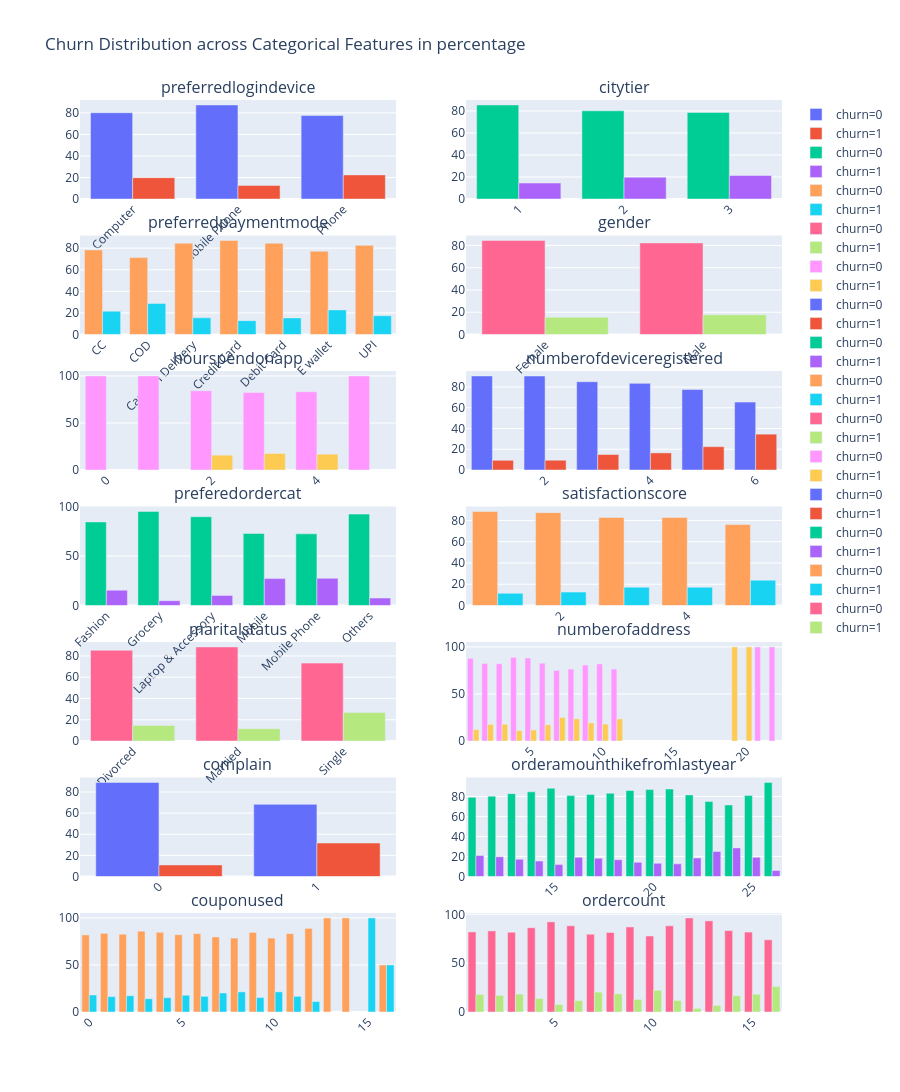

Here is the notebook cell this chart was saved with:
### Code cell
plot_churn_distribution(df, target_col='churn')

### Figure 1 — Plotly figure (JSON) as saved in the notebook; plotly's stock layout.template omitted (floating-point values rounded to 4 significant figures)
{"data": [{"name": "churn=0", "type": "bar", "x": ["Computer", "Mobile Phone", "Phone"], "xaxis": "x", "y": [80.17, 87.41, 77.58], "yaxis": "y"}, {"name": "churn=1", "type": "bar", "x": ["Computer", "Mobile Phone", "Phone"], "xaxis": "x", "y": [19.83, 12.59, 22.42], "yaxis": "y"}, {"name": "churn=0", "type": "bar", "x": [1, 2, 3], "xaxis": "x2", "y": [85.49, 80.17, 78.63], "yaxis": "y2"}, {"name": "churn=1", "type": "bar", "x": [1, 2, 3], "xaxis": "x2", "y": [14.51, 19.83, 21.37], "yaxis": "y2"}, {"name": "churn=0", "type": "bar", "x": ["CC", "COD", "Cash on Delivery", "Credit Card", "Debit Card", "E wallet", "UPI"], "xaxis": "x3", "y": [78.39, 71.23, 84.56, 87.14, 84.62, 77.2, 82.61], "yaxis": "y3"}, {"name": "churn=1", "type": "bar", "x": ["CC", "COD", "Cash on Delivery", "Credit Card", "Debit Card", "E wallet", "UPI"], "xaxis": "x3", "y": [21.61, 28.77, 15.44, 12.86, 15.38, 22.8, 17.39], "yaxis": "y3"}, {"name": "churn=0", "type": "bar", "x": ["Female", "Male"], "xaxis": "x4", "y": [84.51, 82.27], "yaxis": "y4"}, {"name": "churn=1", "type": "bar", "x": ["Female", "Male"], "xaxis": "x4", "y": [15.49, 17.73], "yaxis": "y4"}, {"name": "churn=0", "type": "bar", "x": [0, 1, 2, 3, 4, 5], "xaxis": "x5", "y": [100, 100, 84.23, 82.39, 83.16, 100], "yaxis": "y5"}, {"name": "churn=1", "type": "bar", "x": [2, 3, 4], "xaxis": "x5", "y": [15.77, 17.61, 16.84], "yaxis": "y5"}, {"name": "churn=0", "type": "bar", "x": [1, 2, 3, 4, 5, 6], "xaxis": "x6", "y": [90.64, 90.58, 85.05, 83.51, 77.53, 65.43], "yaxis": "y6"}, {"name": "churn=1", "type": "bar", "x": [1, 2, 3, 4, 5, 6], "xaxis": "x6", "y": [9.362, 9.42, 14.95, 16.49, 22.47, 34.57], "yaxis": "y6"}, {"name": "churn=0", "type": "bar", "x": ["Fashion", "Grocery", "Laptop & Accessory", "Mobile", "Mobile Phone", "Others"], "xaxis": "x7", "y": [84.5, 95.12, 89.76, 72.81, 72.46, 92.42], "yaxis": "y7"}, {"name": "churn=1", "type": "bar", "x": ["Fashion", "Grocery", "Laptop & Accessory", "Mobile", "Mobile Phone", "Others"], "xaxis": "x7", "y": [15.5, 4.878, 10.24, 27.19, 27.54, 7.576], "yaxis": "y7"}, {"name": "churn=0", "type": "bar", "x": [1, 2, 3, 4, 5], "xaxis": "x8", "y": [88.49, 87.37, 82.8, 82.87, 76.17], "yaxis": "y8"}, {"name": "churn=1", "type": "bar", "x": [1, 2, 3, 4, 5], "xaxis": "x8", "y": [11.51, 12.63, 17.2, 17.13, 23.83], "yaxis": "y8"}, {"name": "churn=0", "type": "bar", "x": ["Divorced", "Married", "Single"], "xaxis": "x9", "y": [85.38, 88.48, 73.27], "yaxis": "y9"}, {"name": "churn=1", "type": "bar", "x": ["Divorced", "Married", "Single"], "xaxis": "x9", "y": [14.62, 11.52, 26.73], "yaxis": "y9"}, {"name": "churn=0", "type": "bar", "x": [1, 2, 3, 4, 5, 6, 7, 8, 9, 10, 11, 21, 22], "xaxis": "x10", "y": [87.87, 82.4, 82.16, 88.95, 88.27, 82.72, 75, 76.43, 80.75, 81.96, 76.53, 100, 100], "yaxis": "y10"}, {"name": "churn=1", "type": "bar", "x": [1, 2, 3, 4, 5, 6, 7, 8, 9, 10, 11, 19, 20], "xaxis": "x10", "y": [12.13, 17.6, 17.84, 11.05, 11.73, 17.28, 25, 23.57, 19.25, 18.04, 23.47, 100, 100], "yaxis": "y10"}, {"name": "churn=0", "type": "bar", "x": [0, 1], "xaxis": "x11", "y": [89.07, 68.33], "yaxis": "y11"}, {"name": "churn=1", "type": "bar", "x": [0, 1], "xaxis": "x11", "y": [10.93, 31.67], "yaxis": "y11"}, {"name": "churn=0", "type": "bar", "x": [11, 12, 13, 14, 15, 16, 17, 18, 19, 20, 21, 22, 23, 24, 25, 26], "xaxis": "x12", "y": [79.03, 80.22, 82.73, 84.53, 88.1, 80.78, 81.82, 83.18, 85.85, 86.83, 87.37, 81.52, 75, 71.43, 80.82, 93.94], "yaxis": "y12"}, {"name": "churn=1", "type": "bar", "x": [11, 12, 13, 14, 15, 16, 17, 18, 19, 20, 21, 22, 23, 24, 25, 26], "xaxis": "x12", "y": [20.97, 19.78, 17.27, 15.47, 11.9, 19.22, 18.18, 16.82, 14.15, 13.17, 12.63, 18.48, 25, 28.57, 19.18, 6.061], "yaxis": "y12"}, {"name": "churn=0", "type": "bar", "x": [0, 1, 2, 3, 4, 5, 6, 7, 8, 9, 10, 11, 12, 13, 14, 16], "xaxis": "x13", "y": [81.94, 83.65, 82.7, 85.93, 84.77, 82.17, 83.33, 79.78, 78.57, 84.62, 78.57, 83.33, 88.89, 100, 100, 50], "yaxis": "y13"}, {"name": "churn=1", "type": "bar", "x": [0, 1, 2, 3, 4, 5, 6, 7, 8, 9, 10, 11, 12, 15, 16], "xaxis": "x13", "y": [18.06, 16.35, 17.3, 14.07, 15.23, 17.83, 16.67, 20.22, 21.43, 15.38, 21.43, 16.67, 11.11, 100, 50], "yaxis": "y13"}, {"name": "churn=0", "type": "bar", "x": [1, 2, 3, 4, 5, 6, 7, 8, 9, 10, 11, 12, 13, 14, 15, 16], "xaxis": "x14", "y": [81.95, 83.0, 81.67, 86.27, 92.27, 88.32, 79.61, 81.4, 87.1, 77.78, 88.24, 96.3, 93.33, 83.33, 81.82, 73.91], "yaxis": "y14"}, {"name": "churn=1", "type": "bar", "x": [1, 2, 3, 4, 5, 6, 7, 8, 9, 10, 11, 12, 13, 14, 15, 16], "xaxis": "x14", "y": [18.05, 17.0, 18.33, 13.73, 7.735, 11.68, 20.39, 18.6, 12.9, 22.22, 11.76, 3.704, 6.667, 16.67, 18.18, 26.09], "yaxis": "y14"}], "layout": {"annotations": [{"font": {"size": 16}, "showarrow": false, "text": "preferredlogindevice", "x": 0.225, "xanchor": "center", "xref": "paper", "y": 1.0, "yanchor": "bottom", "yref": "paper"}, {"font": {"size": 16}, "showarrow": false, "text": "citytier", "x": 0.775, "xanchor": "center", "xref": "paper", "y": 1.0, "yanchor": "bottom", "yref": "paper"}, {"font": {"size": 16}, "showarrow": false, "text": "preferredpaymentmode", "x": 0.225, "xanchor": "center", "xref": "paper", "y": 0.8514, "yanchor": "bottom", "yref": "paper"}, {"font": {"size": 16}, "showarrow": false, "text": "gender", "x": 0.775, "xanchor": "center", "xref": "paper", "y": 0.8514, "yanchor": "bottom", "yref": "paper"}, {"font": {"size": 16}, "showarrow": false, "text": "hourspendonapp", "x": 0.225, "xanchor": "center", "xref": "paper", "y": 0.7029, "yanchor": "bottom", "yref": "paper"}, {"font": {"size": 16}, "showarrow": false, "text": "numberofdeviceregistered", "x": 0.775, "xanchor": "center", "xref": "paper", "y": 0.7029, "yanchor": "bottom", "yref": "paper"}, {"font": {"size": 16}, "showarrow": false, "text": "preferedordercat", "x": 0.225, "xanchor": "center", "xref": "paper", "y": 0.5543, "yanchor": "bottom", "yref": "paper"}, {"font": {"size": 16}, "showarrow": false, "text": "satisfactionscore", "x": 0.775, "xanchor": "center", "xref": "paper", "y": 0.5543, "yanchor": "bottom", "yref": "paper"}, {"font": {"size": 16}, "showarrow": false, "text": "maritalstatus", "x": 0.225, "xanchor": "center", "xref": "paper", "y": 0.4057, "yanchor": "bottom", "yref": "paper"}, {"font": {"size": 16}, "showarrow": false, "text": "numberofaddress", "x": 0.775, "xanchor": "center", "xref": "paper", "y": 0.4057, "yanchor": "bottom", "yref": "paper"}, {"font": {"size": 16}, "showarrow": false, "text": "complain", "x": 0.225, "xanchor": "center", "xref": "paper", "y": 0.2571, "yanchor": "bottom", "yref": "paper"}, {"font": {"size": 16}, "showarrow": false, "text": "orderamounthikefromlastyear", "x": 0.775, "xanchor": "center", "xref": "paper", "y": 0.2571, "yanchor": "bottom", "yref": "paper"}, {"font": {"size": 16}, "showarrow": false, "text": "couponused", "x": 0.225, "xanchor": "center", "xref": "paper", "y": 0.1086, "yanchor": "bottom", "yref": "paper"}, {"font": {"size": 16}, "showarrow": false, "text": "ordercount", "x": 0.775, "xanchor": "center", "xref": "paper", "y": 0.1086, "yanchor": "bottom", "yref": "paper"}], "barmode": "group", "height": 2800, "title": {"text": "Churn Distribution across Categorical Features in percentage"}, "xaxis": {"anchor": "y", "domain": [0, 0.45], "tickangle": -45}, "xaxis10": {"anchor": "y10", "domain": [0.55, 1], "tickangle": -45}, "xaxis11": {"anchor": "y11", "domain": [0, 0.45], "tickangle": -45}, "xaxis12": {"anchor": "y12", "domain": [0.55, 1], "tickangle": -45}, "xaxis13": {"anchor": "y13", "domain": [0, 0.45], "tickangle": -45}, "xaxis14": {"anchor": "y14", "domain": [0.55, 1], "tickangle": -45}, "xaxis2": {"anchor": "y2", "domain": [0.55, 1], "tickangle": -45}, "xaxis3": {"anchor": "y3", "domain": [0, 0.45], "tickangle": -45}, "xaxis4": {"anchor": "y4", "domain": [0.55, 1], "tickangle": -45}, "xaxis5": {"anchor": "y5", "domain": [0, 0.45], "tickangle": -45}, "xaxis6": {"anchor": "y6", "domain": [0.55, 1], "tickangle": -45}, "xaxis7": {"anchor": "y7", "domain": [0, 0.45], "tickangle": -45}, "xaxis8": {"anchor": "y8", "domain": [0.55, 1], "tickangle": -45}, "xaxis9": {"anchor": "y9", "domain": [0, 0.45], "tickangle": -45}, "yaxis": {"anchor": "x", "domain": [0.8914, 1.0]}, "yaxis10": {"anchor": "x10", "domain": [0.2971, 0.4057]}, "yaxis11": {"anchor": "x11", "domain": [0.1486, 0.2571]}, "yaxis12": {"anchor": "x12", "domain": [0.1486, 0.2571]}, "yaxis13": {"anchor": "x13", "domain": [0, 0.1086]}, "yaxis14": {"anchor": "x14", "domain": [0, 0.1086]}, "yaxis2": {"anchor": "x2", "domain": [0.8914, 1.0]}, "yaxis3": {"anchor": "x3", "domain": [0.7429, 0.8514]}, "yaxis4": {"anchor": "x4", "domain": [0.7429, 0.8514]}, "yaxis5": {"anchor": "x5", "domain": [0.5943, 0.7029]}, "yaxis6": {"anchor": "x6", "domain": [0.5943, 0.7029]}, "yaxis7": {"anchor": "x7", "domain": [0.4457, 0.5543]}, "yaxis8": {"anchor": "x8", "domain": [0.4457, 0.5543]}, "yaxis9": {"anchor": "x9", "domain": [0.2971, 0.4057]}}}
